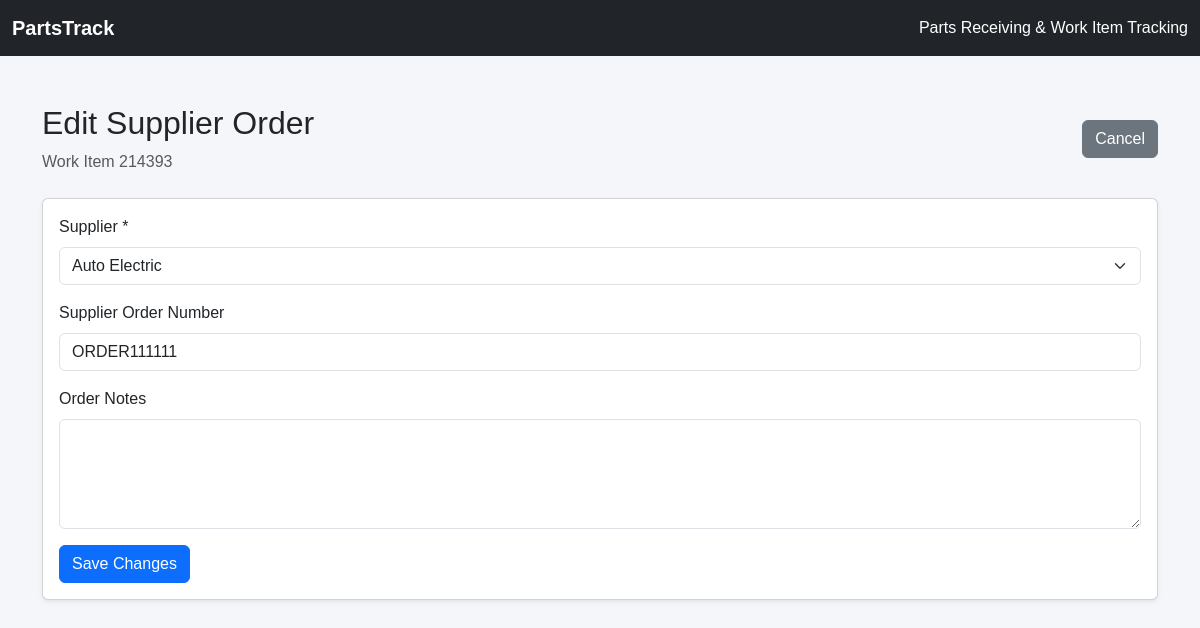
Screenshot of /parts-order/2/edit with the database file from the repository.
### app/models.py (models this page shows, shortened)
class WorkItem(db.Model):
    id = db.Column(db.Integer, primary_key=True)
    number = db.Column(db.String(50), nullable=False)
    type = db.Column(db.String(50), nullable=False)
    customer = db.Column(db.String(150), nullable=False)
    technician = db.Column(db.String(100), nullable=True)
    notes = db.Column(db.Text, nullable=True)
    appointment_date = db.Column(
        db.Date,
        nullable=True
    )
    is_archived = db.Column(
        db.Boolean,
        default=False,
        nullable=False
    )
    created_at = db.Column(
        db.DateTime,
        default=lambda: datetime.now(timezone.utc),
        nullable=False
    )
    parts_orders = db.relationship(
        "PartsOrder",
        backref="work_item",
        cascade="all, delete-orphan"
    )

class PartsOrder(db.Model):
    id = db.Column(db.Integer, primary_key=True)
    work_item_id = db.Column(
        db.Integer,
        db.ForeignKey("work_item.id"),
        nullable=False
    )
    supplier = db.Column(
        db.String(150),
        nullable=False
    )
    order_number = db.Column(
        db.String(100),
        nullable=True
    )
    notes = db.Column(db.Text, nullable=True)
    created_at = db.Column(
        db.DateTime,
        default=lambda: datetime.now(timezone.utc),
        nullable=False
    )
    parts = db.relationship(
        "PartLine",
        backref="parts_order",
        cascade="all, delete-orphan"
    )

class Supplier(db.Model):
    id = db.Column(db.Integer, primary_key=True)
    name = db.Column(db.String(150), unique=True, nullable=False)

### app/routes.py (the view, shortened to what this page needs)
@main.route("/parts-order/<int:order_id>/edit", methods=["GET", "POST"])
def edit_parts_order(order_id):
    parts_order = db.get_or_404(PartsOrder, order_id)
    suppliers = Supplier.query.order_by(Supplier.name.asc()).all()
    return render_template(
        "edit_parts_order.html",
        parts_order=parts_order,
        suppliers=suppliers
    )

### app/templates/edit_parts_order.html (shortened to what this page needs)
{% extends "base.html" %}
{% block content %}
<div class="container mt-4">
    <div class="d-flex justify-content-between align-items-center mb-4">
        <div>
            <h2>Edit Supplier Order</h2>
            <p class="text-muted mb-0">
                Work Item {{ parts_order.work_item.number }}
            </p>
        </div>
        <a href="{{ url_for(
            'main.work_item_details',
            item_id=parts_order.work_item_id
        ) }}"
           class="btn btn-secondary">
            Cancel
        </a>
    </div>
    <div class="card shadow-sm">
        <div class="card-body">
            <form method="POST">
                <div class="mb-3">
                    <label class="form-label">
                        Supplier *
                    </label>
                    {% set supplier_found = namespace(value=false) %}
                    <select name="supplier"
                            class="form-select"
                            required>
                        {% for supplier in suppliers %}
                            {% if supplier.name == parts_order.supplier %}
                                {% set supplier_found.value = true %}
                            {% endif %}
                            <option value="{{ supplier.name }}"
                                    {% if supplier.name == parts_order.supplier %}
                                        selected
                                    {% endif %}>
                                {{ supplier.name }}
                            </option>
                        {% endfor %}
                    </select>
                </div>
                <div class="mb-3">
                    <label class="form-label">
                        Supplier Order Number
                    </label>
                    <input type="text"
                           name="order_number"
                           class="form-control"
                           value="{{ parts_order.order_number or '' }}">
                </div>
                <div class="mb-3">
                    <label class="form-label">
                        Order Notes
                    </label>
                    <textarea name="notes"
                              class="form-control"
                              rows="4">{{ parts_order.notes or "" }}</textarea>
                </div>
                <button type="submit"
                        class="btn btn-primary">
                    Save Changes
                </button>
            </form>
        </div>
    </div>
</div>
{% endblock %}

### app/static/css/style.css (style rules this page uses)
body { background-color: #f4f6f9; font-family: Arial, sans-serif; }

### rows the page displays
WorkItem: work_item.number "214393"
PartsOrder: supplier "Auto Electric", order_number "ORDER111111"
